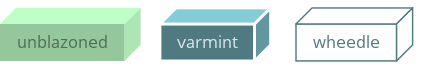

Reproduce this figure in Python.
import os, sys

from fig import draw, imgname
from twyg.cairowrapper import context as ctx


OUTFORMAT = 'png'
OUTFILE = imgname(OUTFORMAT)
WIDTH = 535
HEIGHT = 90


config1 = r"""
[layout]
    style               layout

[node]
    fontName            "Open Sans"
    style               box
    strokeWidth         0

[connection]
    style               curve

[color]
    style               colorizer
    colorscheme         "mint-examples2"
"""

config2 = r"""
[layout]
    style               layout

[node]
    fontName            "Open Sans"
    style               box
    strokeWidth         3
    strokeColor         bgColor

[connection]
    style               curve

[color]
    style               colorizer
    colorscheme         "mint-examples"
"""

config3 = r"""
[layout]
    style               layout

[node]
    fontName            "Open Sans"
    style               box
    strokeWidth         1.8
    strokeColor         baseColor
    horizSideColor      bgColor
    vertSideColor       bgColor

[connection]
    style               curve

[color]
    style               colorizer
    colorscheme         "mint-examples"
    fontColorAuto       no
    fontColor           baseColor
    fillColor           bgColor
"""

data1 = { 'unblazoned': [] }
data2 = { 'varmint': [] }
data3 = { 'wheedle': [] }


ctx.initsurface(1, 1, OUTFORMAT)
ctx.initsurface(WIDTH, HEIGHT, OUTFORMAT, OUTFILE, scale=0.8)
ctx.background(ctx.color(1))

ctx.translate(0, 10)
draw(config1, data1)

ctx.translate(200, 0)
draw(config2, data2)

ctx.translate(170, 0)
draw(config3, data3)

ctx.writesurface()
